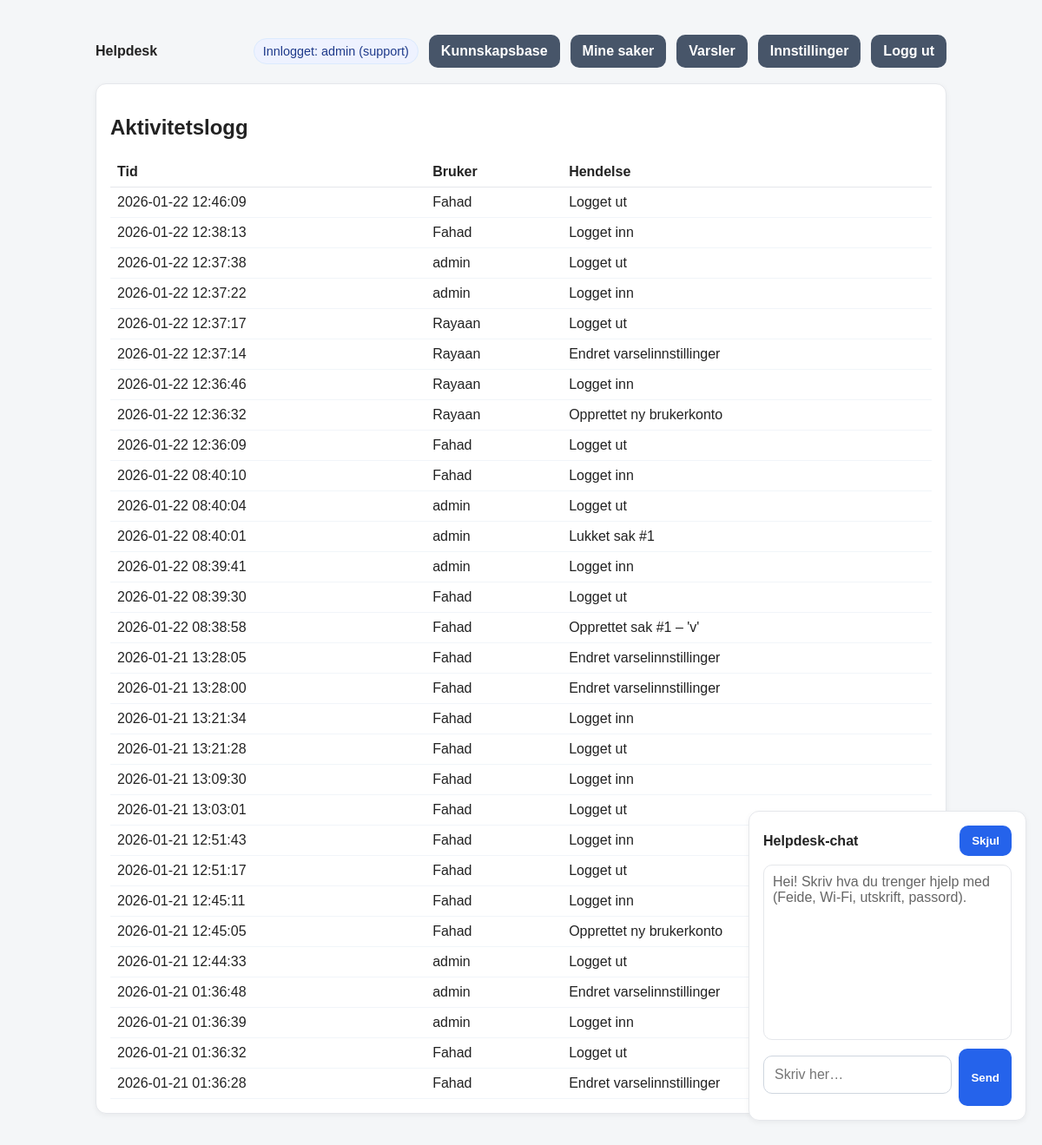
The page /admin/activity (signed in) on the database as committed earlier.
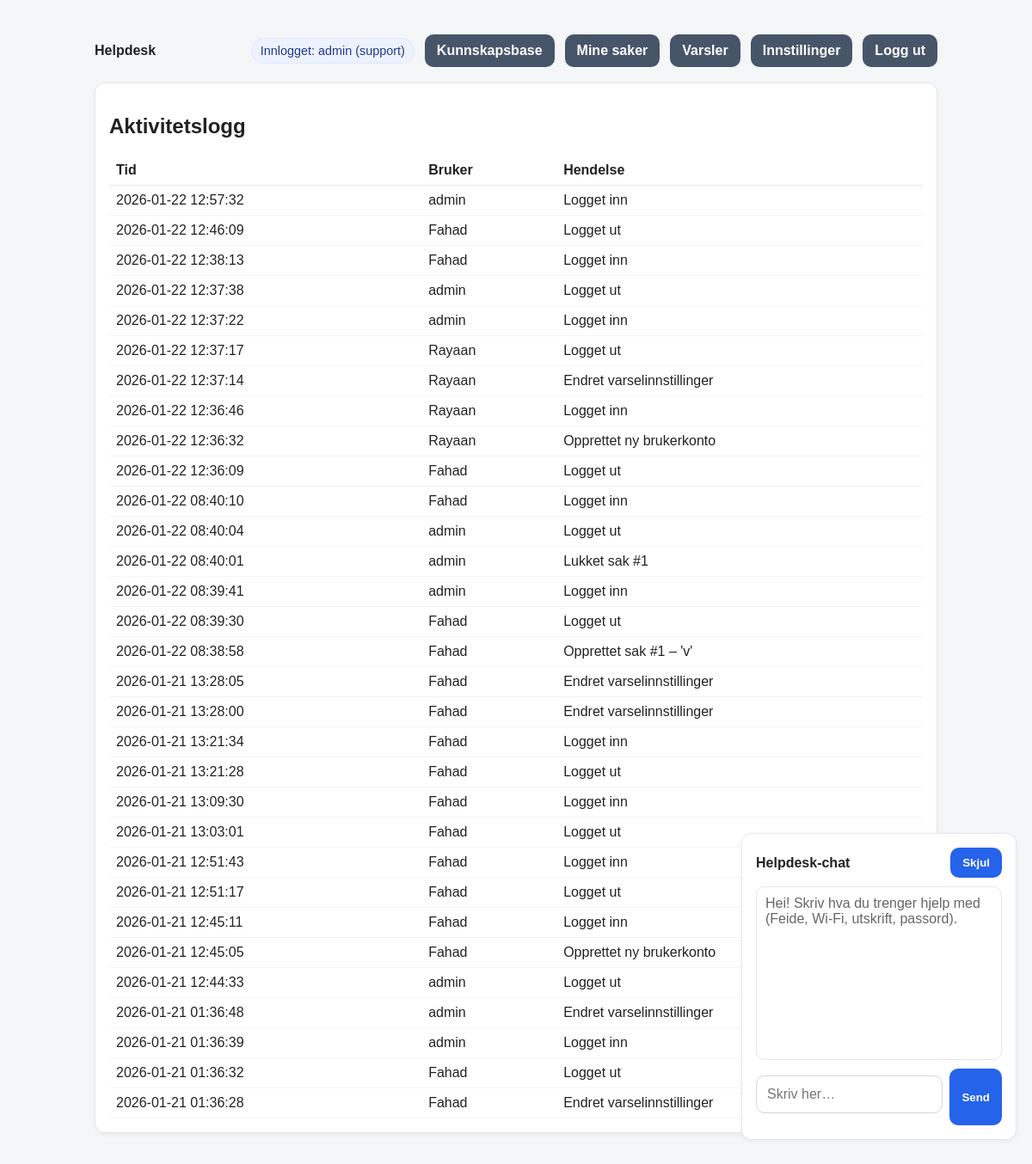
The same page on the database as committed later.
### tables this page shows
CREATE TABLE activity (
            id INTEGER PRIMARY KEY AUTOINCREMENT,
            user TEXT NOT NULL,
            details TEXT NOT NULL,
            created_at TEXT NOT NULL DEFAULT (datetime('now'))
        );

### routes.py (the view)
@bp.route("/admin/activity")
def activity_log():
    user = current_user()
    if not user:
        return redirect(url_for("main.login"))
    if current_role() != "support":
        abort(403)
    try:
        entries = get_activity(200)
    except Exception as e:
        logger.error(f"Activity log error: {e}")
        entries = []
    return render_template("logs.html", log_entries=entries)

### __init__.py (called while the page is built)
def create_app():
    app = Flask(__name__)
    app.config.from_object(Config)
    init_mail(app)
    @app.after_request
    def set_security_headers(response):
        response.headers['X-Content-Type-Options'] = 'nosniff'
        response.headers['X-Frame-Options'] = 'DENY'
        response.headers['X-XSS-Protection'] = '1; mode=block'
        return response
    from .routes import bp
    app.register_blueprint(bp)
    return app

### db.py (called while the page is built)
def _conn() -> sqlite3.Connection:
    DB_PATH.parent.mkdir(parents=True, exist_ok=True)
    conn = sqlite3.connect(DB_PATH)
    conn.row_factory = sqlite3.Row
    return conn

def count_notifications(user: str) -> int:
    conn = _conn()
    cur = conn.cursor()
    cur.execute("SELECT COUNT(*) AS c FROM notifications WHERE user = ? AND read = 0", (user,))
    row = cur.fetchone()
    conn.close()
    return int(row["c"]) if row else 0

def get_activity(limit: int = 100) -> List[Dict[str, Any]]:
    conn = _conn()
    cur = conn.cursor()
    cur.execute("SELECT * FROM activity ORDER BY id DESC LIMIT ?", (limit,))
    rows = cur.fetchall()
    conn.close()
    return [dict(r) for r in rows]

### routes.py (called while the page is built)
def current_user():
    return session.get("user")

def current_role():
    return session.get("role")

@bp.before_app_request
def ensure_db():
    try:
        init_db()
    except Exception as e:
        logger.error(f"Database initialization failed: {e}")

@bp.context_processor
def inject_notification_count():
    if current_user():
        try:
            return {"notif_count": count_notifications(current_user())}
        except Exception:
            return {"notif_count": 0}
    return {"notif_count": 0}

### templates/logs.html
{% extends "base.html" %}
{% block content %}
<div class="card">
  <h2>Aktivitetslogg</h2>
  {% if log_entries and log_entries|length > 0 %}
    <table style="width:100%; border-collapse: collapse;">
      <thead>
        <tr>
          <th style="text-align:left; border-bottom:1px solid #e5e7eb; padding:8px;">Tid</th>
          <th style="text-align:left; border-bottom:1px solid #e5e7eb; padding:8px;">Bruker</th>
          <th style="text-align:left; border-bottom:1px solid #e5e7eb; padding:8px;">Hendelse</th>
        </tr>
      </thead>
      <tbody>
        {% for e in log_entries %}
        <tr>
          <td style="padding:8px; border-bottom:1px solid #f1f5f9;">{{ e.created_at }}</td>
          <td style="padding:8px; border-bottom:1px solid #f1f5f9;">{{ e.user }}</td>
          <td style="padding:8px; border-bottom:1px solid #f1f5f9;">{{ e.details }}</td>
        </tr>
        {% endfor %}
      </tbody>
    </table>
  {% else %}
    <p class="muted">Ingen loggoppføringer.</p>
  {% endif %}
</div>
{% endblock %}

### templates/base.html (shortened to what this page needs)
<!doctype html>
<html lang="no">
  <head>
  </head>
  <body>
    <header>
      <strong>Helpdesk</strong>
      <nav>
        {% if session.get("user") %}
          <span class="pill">
            Innlogget: {{ session.get("user") }} ({{ session.get("role") }})
          </span>
          {% set ep = request.endpoint or "" %}
          <a href="{{ url_for('main.kb') }}"
             class="nav-btn {% if ep == 'main.kb' %}active{% endif %}">
            Kunnskapsbase
          </a>
          <a href="{{ url_for('main.tickets') }}"
             class="nav-btn {% if ep == 'main.tickets' %}active{% endif %}">
            Mine saker
          </a>
          <a href="{{ url_for('main.notifications_page') }}"
             class="nav-btn {% if ep == 'main.notifications_page' %}active{% endif %}">
            Varsler
          </a>
          <a href="{{ url_for('main.settings') }}"
             class="nav-btn {% if ep == 'main.settings' %}active{% endif %}">
            Innstillinger
          </a>
          <a href="{{ url_for('main.logout') }}" class="nav-btn">
            Logg ut
          </a>
        {% endif %}
      </nav>
    </header>
    {% block content %}{% endblock %}
    <div id="chatbot" style="position:fixed; right:18px; bottom:18px; width:320px; z-index:9999;">
      <div class="card">
        <div style="display:flex; justify-content:space-between; align-items:center;">
          <strong>Helpdesk-chat</strong>
          <button id="chatToggle" type="button">Skjul</button>
        </div>
        <div id="chatBody">
          <div id="chatLog"
               style="height:180px; overflow:auto; border:1px solid #e5e7eb;
                      border-radius:10px; padding:10px; margin-top:10px;">
            <div class="muted">
              Hei! Skriv hva du trenger hjelp med (Feide, Wi-Fi, utskrift, passord).
            </div>
          </div>
          <div style="display:flex; gap:8px; margin-top:10px;">
            <input id="chatInput" type="text" placeholder="Skriv her…" />
            <button id="chatSend" type="button">Send</button>
          </div>
        </div>
      </div>
    </div>
  </body>
</html>

### templates/base.html (style rules this page uses)
:root { --bg:#f4f6f8; --text:#222; --muted:#666; --card:#fff; --border:#e5e7eb; --primary:#2563eb; --primaryHover:#1d4ed8; --green:#16a34a; --yellow:#ca8a04; --red:#dc2626; --gray:#475569; --grayHover:#334155; }
body { font-family: Arial, sans-serif; font-size:16px; max-width:980px; margin:40px auto; padding:0 16px; background:var(--bg); color:var(--text); }
header { display:flex; justify-content:space-between; align-items:center; margin-bottom:18px; }
nav { display:flex; gap:12px; align-items:center; flex-wrap:wrap; }
.pill { background:#eef2ff; border:1px solid #dbeafe; color:#1e3a8a; padding:6px 10px; border-radius:999px; font-size:.9rem; white-space:nowrap; }
.nav-btn { display:inline-block; padding:10px 14px; border-radius:10px; font-weight:800; text-decoration:none; color:#fff; background:var(--gray); }
.card { background:var(--card); border:1px solid var(--border); border-radius:12px; padding:16px; margin:14px 0; box-shadow:0 2px 6px rgba(0,0,0,.05); }
.muted { color:var(--muted); }
input, textarea, select { width:100%; padding:12px; margin:8px 0 14px; border-radius:10px; border:1px solid #cfd6df; font-size:16px; box-sizing:border-box; }
button { background:var(--primary); color:#fff; border:0; border-radius:10px; padding:10px 14px; font-weight:800; cursor:pointer; }

Rows that differ between the two databases and show on the page:
added activity: created_at "2026-01-22 12:57:32", user "admin", details "Logget inn"
